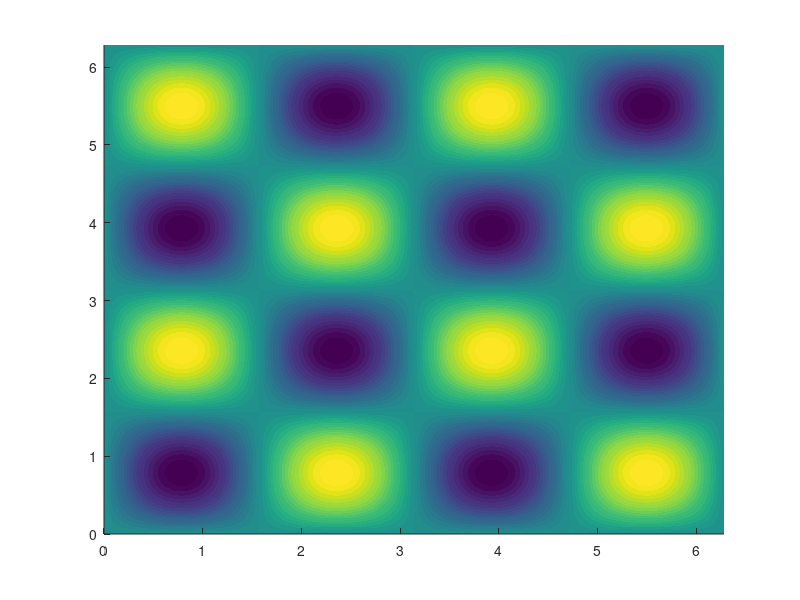

The MATLAB script that drew this image: (Note: this script raises an error after producing the figure.)
clear; close all; clc;

% Domain
N = 500;
x = linspace(0, 2*pi, N);
y = linspace(0, 2*pi, N);
[X, Y] = meshgrid(x, y);

m = 2;
n = 2;

% Stream function of the (m,n) Taylor--Green vortex
psi = -sin(m*X).*sin(n*Y);

% Velocity field u_E = grad^\perp psi_E = (-psi_y, psi_x)
U = n*sin(m*X).*cos(n*Y);
V = -m*cos(m*X).*sin(n*Y);

% Speed
speed = sqrt(U.^2 + V.^2);

figure('Color','w');
hold on;

% Background: stream function level sets
contourf(X, Y, psi, 35, 'LineColor', 'none');
colormap(parula);
cb = colorbar;
cb.Label.String = '\psi_E(x,y)';

% Streamlines
contour(X, Y, psi, 18, 'k', 'LineWidth', 0.55);

% Vector field, downsampled
step = 0; % set to 0 to remove arrows, other values might be: 100, 50
if step > 0
    quiver(X(1:step:end,1:step:end), ...
           Y(1:step:end,1:step:end), ...
           U(1:step:end,1:step:end), ...
           V(1:step:end,1:step:end), ...
           1.2, 'k', 'LineWidth', 1.0);
end

% Hyperbolic stagnation points:
% sin(mx)=0 and sin(ny)=0
ix = 0:(2*m);
iy = 0:(2*n);
[IX, IY] = meshgrid(ix, iy);

stagX = IX*pi/m;
stagY = IY*pi/n;

plot(stagX(:), stagY(:), 'ro', 'MarkerFaceColor', 'r', 'MarkerSize', 5);

% Formatting
axis equal tight;
xlim([0 2*pi]);
ylim([0 2*pi]);

xticks([0 pi 2*pi]);
xticklabels({'0','\pi','2\pi'});
yticks([0 pi 2*pi]);
yticklabels({'0','\pi','2\pi'});

xlabel('$x$', 'Interpreter', 'latex', 'FontSize', 14);
ylabel('$y$', 'Interpreter', 'latex', 'FontSize', 14);
title('Taylor--Green cellular flow $u_E=\nabla^\perp\psi_E$', ...
      'Interpreter', 'latex', 'FontSize', 15);

set(gca, 'FontSize', 12, 'LineWidth', 1);
box on;
